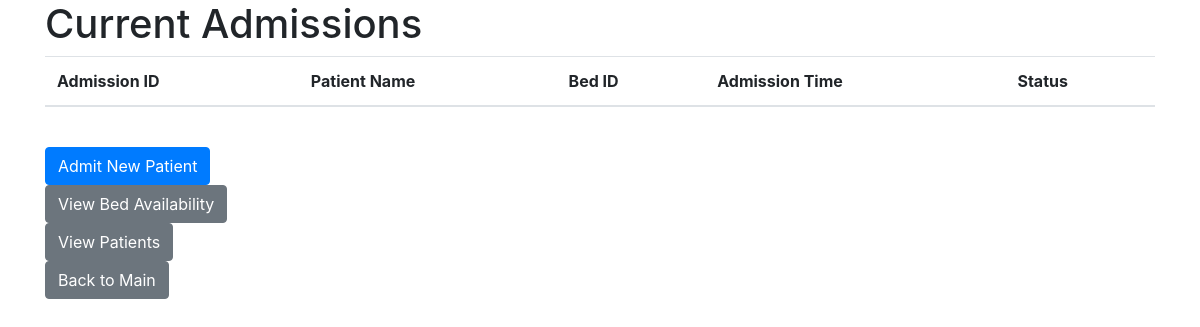
/admissions (signed in), run on an earlier commit of the app's database.
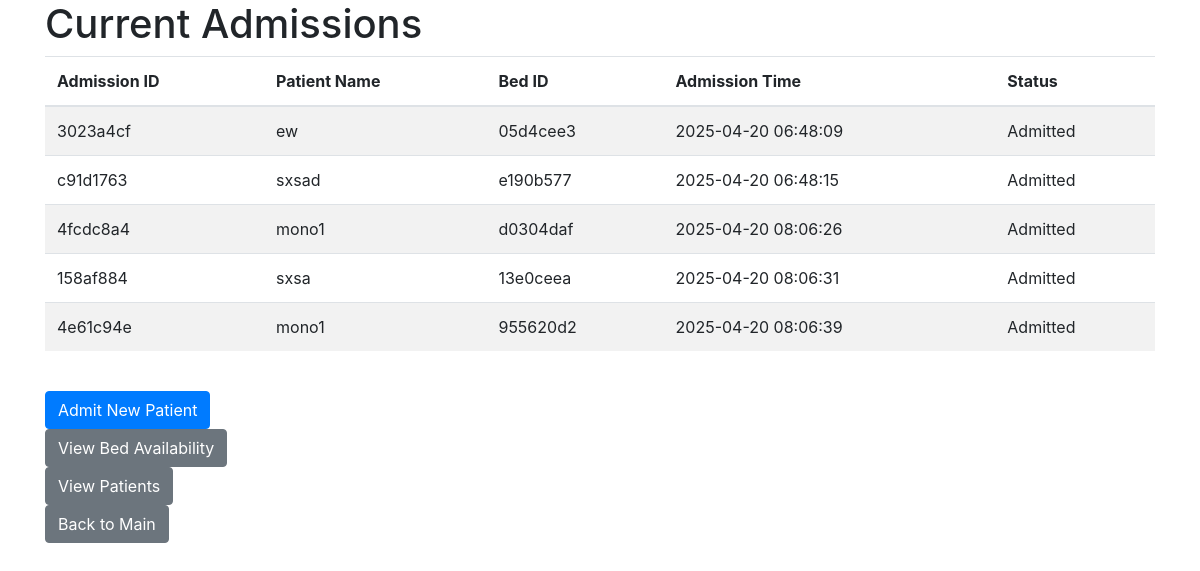
And on a later commit of the database.
### tables this page shows
CREATE TABLE admissions (
    admission_id TEXT PRIMARY KEY,
    patient_id TEXT NOT NULL,
    bed_id TEXT NOT NULL,
    admission_time TIMESTAMP DEFAULT CURRENT_TIMESTAMP,
    status TEXT NOT NULL DEFAULT 'Admitted',
    FOREIGN KEY (patient_id) REFERENCES patients(patient_id),
    FOREIGN KEY (bed_id) REFERENCES beds(bed_id)
);

CREATE TABLE patients (
    patient_id TEXT PRIMARY KEY,
    name TEXT NOT NULL,
    age INTEGER,
    gender TEXT,
    contact_number TEXT,
    address TEXT,
    emergency_contact TEXT,
    blood_group TEXT,
    medical_history TEXT
);

### app.py (the view)
@app.route('/admissions')
def list_admissions():
    conn = get_db()
    admissions = conn.execute("""
        SELECT a.admission_id, p.name AS patient_name, b.bed_id, a.admission_time, a.status
        FROM admissions a
        JOIN patients p ON a.patient_id = p.patient_id
        JOIN beds b ON a.bed_id = b.bed_id
    """).fetchall()
    close_db(conn)
    return render_template('list_admissions.html', admissions=admissions)

### app.py (called while the page is built)
def get_db():
    conn = sqlite3.connect(DATABASE)
    conn.row_factory = sqlite3.Row
    return conn

### templates/list_admissions.html (shortened to what this page needs)
<!DOCTYPE html>
<html>
<head>
    <link rel="stylesheet" href="https://stackpath.bootstrapcdn.com/bootstrap/4.5.2/css/bootstrap.min.css">
</head>
<body>
    <div class="container">
        <h1>Current Admissions</h1>
        <table class="table table-striped">
            <thead>
                <tr>
                    <th>Admission ID</th>
                    <th>Patient Name</th>
                    <th>Bed ID</th>
                    <th>Admission Time</th>
                    <th>Status</th>
                </tr>
            </thead>
            <tbody>
                {% for admission in admissions %}
                <tr>
                    <td>{{ admission['admission_id'][:8] }}</td>
                    <td>{{ admission['patient_name'] }}</td>
                    <td>{{ admission['bed_id'][:8] }}</td>
                    <td>{{ admission['admission_time'] }}</td>
                    <td>{{ admission['status'] }}</td>
                </tr>
                {% endfor %}
            </tbody>
        </table>
        <br>
        <a href="{{ url_for('admit_patient') }}" class="btn btn-primary">Admit New Patient</a>
        <br>
        <a href="{{ url_for('list_beds') }}" class="btn btn-secondary">View Bed Availability</a>
        <br>
        <a href="{{ url_for('list_patients') }}" class="btn btn-secondary">View Patients</a>
        <br>
        <a href="{{ url_for('index') }}" class="btn btn-secondary">Back to Main</a>
    </div>
</body>
</html>

What changed in the data, as far as the page shows it:
added admissions: admission "3023a4cf", patient_name "ew", admission "05d4cee3", admission_time "2025-04-20 06:48:09", status "Admitted"
added admissions: admission "c91d1763", patient_name "sxsad", admission "e190b577", admission_time "2025-04-20 06:48:15", status "Admitted"
added admissions: admission "4fcdc8a4", patient_name "mono1", admission "d0304daf", admission_time "2025-04-20 08:06:26", status "Admitted"
added admissions: admission "158af884", patient_name "sxsa", admission "13e0ceea", admission_time "2025-04-20 08:06:31", status "Admitted"
added admissions: admission "4e61c94e", patient_name "mono1", admission "955620d2", admission_time "2025-04-20 08:06:39", status "Admitted"
